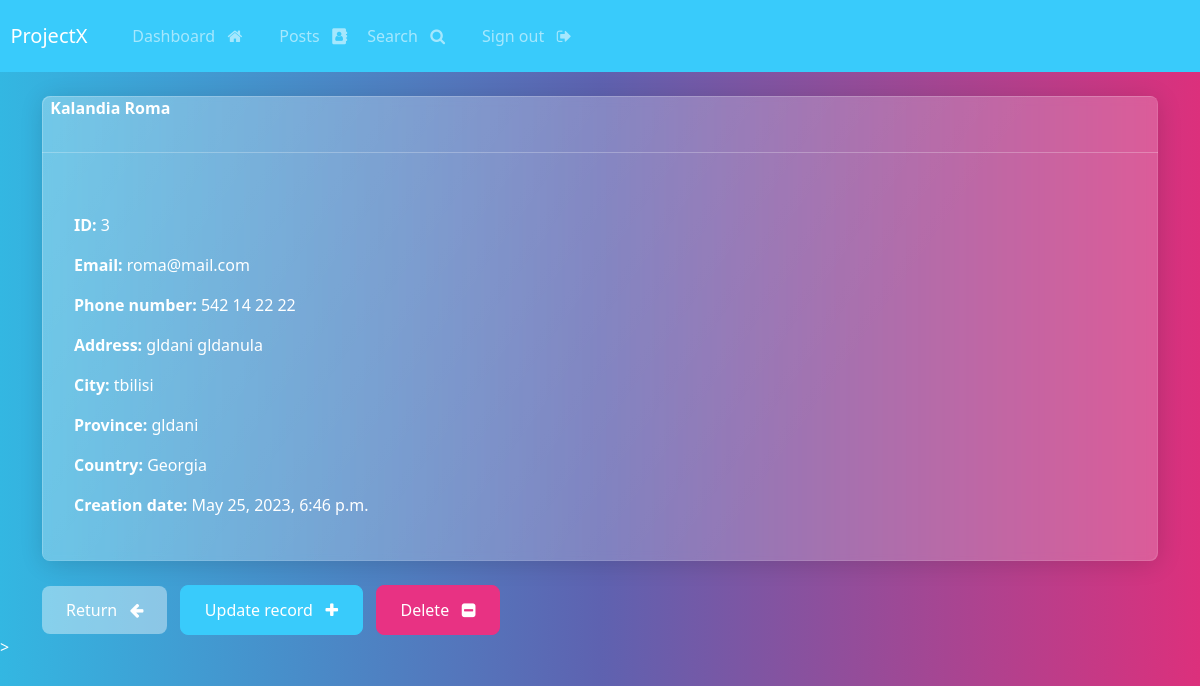
Screenshot of /record/3 (signed in) with the database file from the repository.
### webapp/models.py (models this page shows, shortened)
class Record(models.Model):
    creation_date = models.DateTimeField(auto_now_add=True) # we add a record when the data is created
    first_name = models.CharField(max_length=100)
    last_name = models.CharField(max_length=100)
    email = models.EmailField(max_length=255)
    phone = models.CharField(max_length=20)
    address = models.CharField(max_length=300)
    city = models.CharField(max_length=255)
    province = models.CharField(max_length=200)
    country = models.CharField(max_length=125)

### webapp/views.py (the view)
# urls.py: path('record/<int:pk>', views.singular_record, name='record'),
@login_required(login_url='my-login')
def singular_record(request, pk):
    all_records = Record.objects.get(id=pk)
    context = {'record': all_records}
    return render(request, 'webapp/view-record.html', context)

### templates/webapp/view-record.html (shortened to what this page needs)
{% extends 'webapp/base.html' %}
{% block content %}
    <div class="card">
        <strong>
            {{record.last_name|capfirst}}
            {{record.first_name|capfirst}}
        </strong>
        <hr>
        <div class="card-body">
            <p><strong>ID: </strong> {{record.id}} </p>
            <p><strong>Email: </strong> {{record.email}} </p>
            <p><strong>Phone number: </strong> {{record.phone}} </p>
            <p><strong>Address: </strong> {{record.address}} </p>
            <p><strong>City: </strong> {{record.city}} </p>
            <p><strong>Province: </strong> {{record.province}} </p>
            <p><strong>Country: </strong> {{record.country}} </p>
            <p><strong>Creation date: </strong> {{record.creation_date}} </p>
        </div>
    </div>
    <br>
    <a href="{% url 'dashboard' %}" class='btn btn-secondary'>Return &nbsp; <i class="fa fa-arrow-left" aria-hidden="true"></i></a>
    <a href="{% url 'update-record' record.id %}" class='btn btn-info'>Update record &nbsp; <i class="fa fa-plus" aria-hidden="true"></i></a>
    <a href="{% url 'delete-record' record.id %}" class='btn btn-primary'>Delete &nbsp; <i class="fa fa-minus-square" aria-hidden="true"></i></a>
{% endblock content %}

### rows the page displays
Record: last_name "Kalandia", first_name "Roma", id "3", email "roma@mail.com", phone "542 14 22 22", address "gldani gldanula", city "tbilisi", province "gldani", country "Georgia", creation_date "May 25, 2023, 6:46 p.m."
